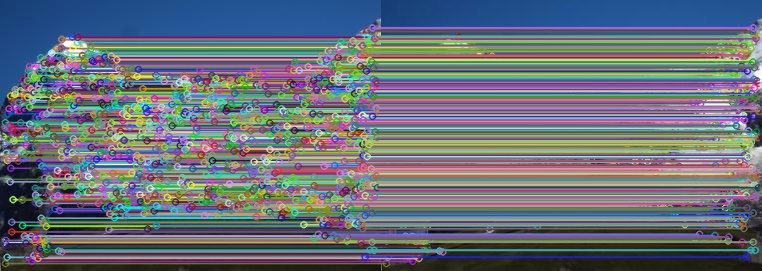
#> input picture CV/MP4/package_backup/code1/matching.jpg, 762 x 271 px
$ python -i detectBlobs.py   (imports and definitions only)
#> lines starting #> are read from the running program, lines starting #| are printed output that depends on the picture
# This code is part of:
#
#   CMPSCI 670: Computer Vision
#   University of Massachusetts, Amherst
#   Instructor: Subhransu Maji
#

import numpy as np
from skimage.color import rgb2gray
from scipy.ndimage.filters import convolve
import sys

def laplacian_of_gaussian_filter(sigma):
    cutoff = sys.float_info.epsilon
    half_size = (np.round(4*sigma) + 1)/2 if np.round(4*sigma) % 2 == 0 else np.round(4*sigma)/2
    x, y = np.meshgrid(np.arange(-half_size, half_size+1), np.arange(-half_size, half_size+1))

    exp_term=np.exp(-(np.power(x, 2) + np.power(y,2)) / 2*np.power(sigma, 2))
    exp_term[exp_term < sys.float_info.epsilon * exp_term.max()] = 0
    exp_term = exp_term if exp_term.sum() == 0 else exp_term/exp_term.sum()
    kernel = -((np.power(x, 2) + np.power(y,2) - 2*np.power(sigma, 2)) / np.power(sigma, 2))
    kernel *= exp_term
    kernel -= kernel.mean()
    return kernel

def create_scale_space(gray_image, sigma_scale_factor, initial_sigma, level):
    h,w = np.shape(gray_image)
    scale_space = np.zeros((h,w,level))
    sigma = [0]*(level+1)
    sigma[0] = initial_sigma
    for i in range(0,level):
        filter = laplacian_of_gaussian_filter(sigma[i])
        print ("Convolving for level = {}".format(i))
        scale_space[:,:,i] = np.square(convolve(gray_image, filter))
        sigma[i+1] = sigma[i]*sigma_scale_factor
    return scale_space, sigma

def max_scaled_spaces(scale_spaces, i, j, l1, l2):
    h, w = scale_spaces[:, :, 0].shape
    search_over = [(0, 1), (0, -1), (1, 1), (1, -1), (-1, 1), (-1, -1), (1, 0), (-1, 0)]
    flag = True
    for _i, _j in search_over:
        if (i+_i in range(h)) and (j+_j in range(w)):
            if scale_spaces[i+_i, j+_j, l2] >= scale_spaces[i, j, l1]:
                flag = False
    return flag

def non_max_suppression_blobs(scale_spaces, scaling, sigma, level_, cutoff=0.003):
    scale_spaces_max = scale_spaces.copy()
    h, w = scale_spaces_max[:, :, 0].shape
    kernel = [int(np.ceil(s)) for s in sigma]
    blob_location = []
    for le in range(0, level_):
        print ("Iterating for Level={}".format(le))
        curr = kernel[le]
        scale_spaces_max[-curr:, -curr:, le] = 0
        scale_spaces_max[:curr, :curr, le] = 0
        for i in range(curr+1, (h - curr - 1)):
            for j in range(curr+1, (w - curr - 1)):
                if scale_spaces[i, j, le] < cutoff:
                    continue
                curr_flag = max_scaled_spaces(scale_spaces, i, j, le, le)
                lower_flag = (le > 0) and scale_spaces[i, j, le-1] < scale_spaces[i, j, le] and max_scaled_spaces(scale_spaces, i, j, le, le-1)
                upper_flag = (le < level_-1) and scale_spaces[i, j, le+1] < scale_spaces[i, j, le]  and max_scaled_spaces(scale_spaces, i, j, le, le+1)
                if curr_flag and lower_flag and upper_flag:
                    blob_location.append([i, j, le, scale_spaces[i, j, le]])
                    scale_spaces_max[i, j, le] = 1
    blobs = np.zeros((len(blob_location), 5))
    i = 0
    for item in blob_location:
        x, y = item[0], item[1]
        radius = sigma[item[2]]
        score = item[3]
        blobs[i] = [y, x, radius, -1, score] #(x, y, radius, angle, score)
        i+=1
    return blobs

def detectBlobs(im, param={}):
    #Default Params
    default_cutoff, default_sigma, default_level, default_scaling = 0.001, 1.2, 13, np.sqrt(1.8)
    cutoff = param.get("cutoff") if param.get("cutoff") is not None else default_cutoff
#> cutoff = 0.001
    sigma_seed = param.get("sigma_seed") if param.get("sigma_seed") is not None else default_sigma
#> sigma_seed = 1.2
    level = param.get("level") if param.get("level") is not None else default_level
#> level = 13
    scaling = param.get("scaling") if param.get("scaling") is not None else default_scaling
#> scaling = 1.34
    processed_im = rgb2gray(rgb2gray(im))
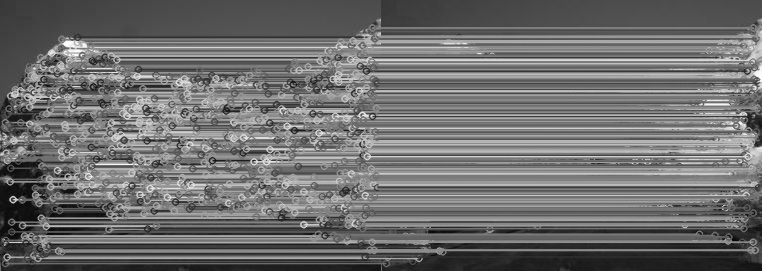
#> processed_im: shape (271, 762) float64; min 0.0117, max 0.999, mean 0.436
    scale_space, sigma = create_scale_space(processed_im, scaling, sigma_seed, level)
#> in create_scale_space, `sigma = [0]*(level+1)`: sigma = [0, 0, 0, 0, 0, 0, 0, 0, 0, 0, 0, 0, 0, 0]
#> the loop in create_scale_space, `for i in range(0,level):` made 13 passes
#> half_size in laplacian_of_gaussian_filter on passes 2 to 13: 3.5, 4.5, 6.5, 8.5, 10.5, 14.5, 19.5, 25.5, 34.5, 45.5, 61.5, 81.5
#> after the loop in create_scale_space, `for i in range(0,level):`: sigma = [1.2, 1.61, 2.16, 2.9, 3.89, 5.22, 7, 9.39, 12.6, 16.9, 22.67, 30.42, 40.81, 0]
    blobs = non_max_suppression_blobs(scale_space, scaling, sigma, level, cutoff)
    return blobs

>>> import cv2
>>> picture = cv2.cvtColor(cv2.imread('matching.jpg'), cv2.COLOR_BGR2RGB)
#> (the run stopped early here; a loop or call above may not have finished)
